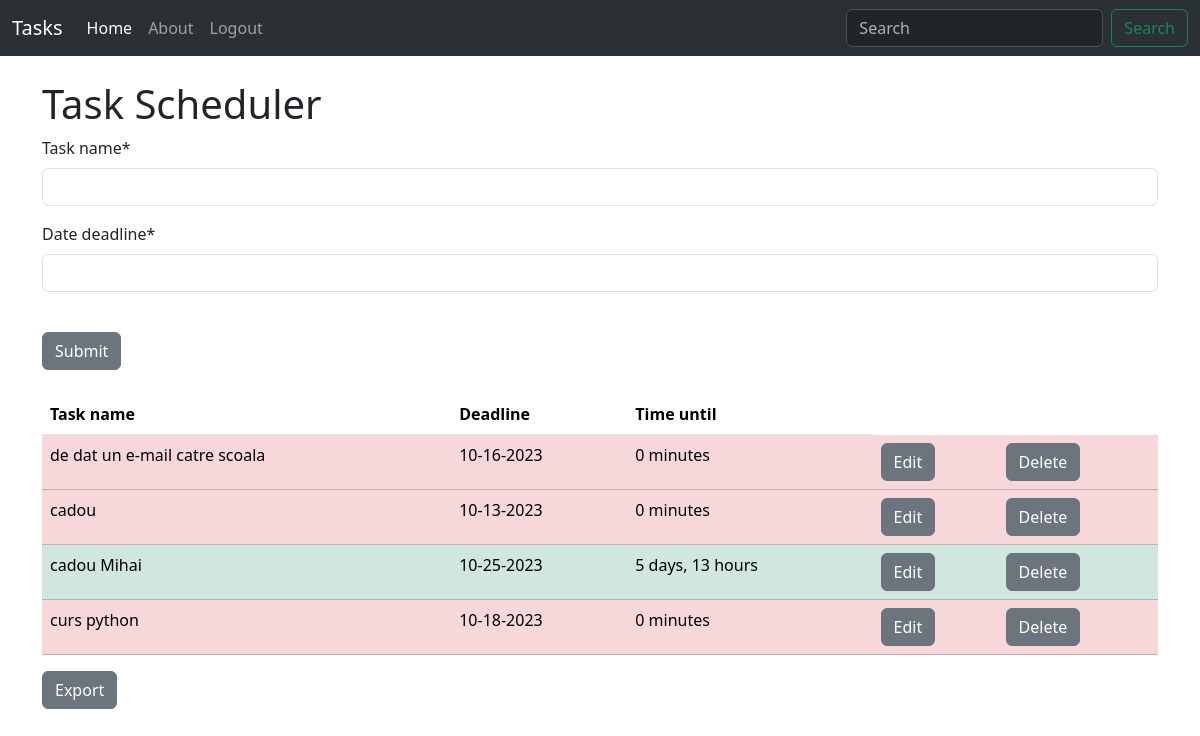
Before: / (signed in) with the older database file.
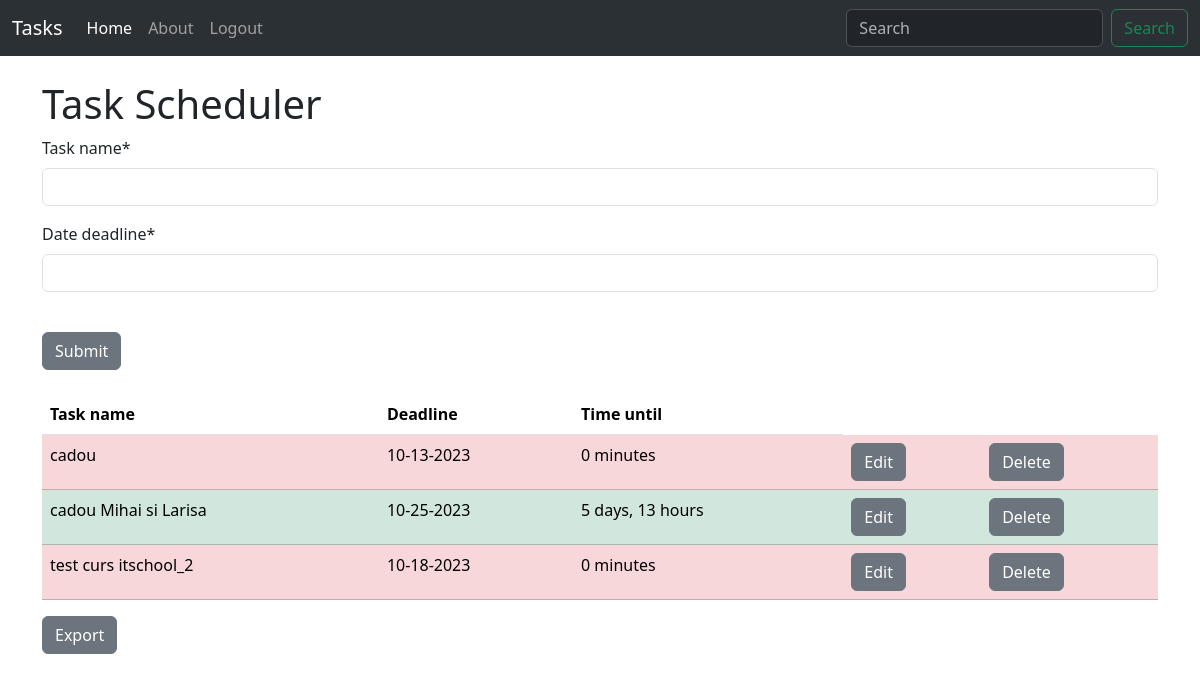
After: the same page with the newer database file.
### tasks/models.py (models this page shows, shortened)
class Tasks(models.Model):
    user = models.ForeignKey(User, default=1, on_delete=models.CASCADE)
    task_name = models.CharField(max_length=300)
    date_created = models.DateField(auto_now_add=True)
    date_deadline = models.DateTimeField()

### tasks/views.py (the view, shortened to what this page needs)
# urls.py: 2. Add a URL to urlpatterns:  path('', views.home, name='home')
@login_required(login_url='user-login')
def home(request):
    print(request.GET.get('search'))
    if request.GET.get('search'):
        search = request.GET.get('search')
        searched_tasks = Tasks.objects.filter(task_name__icontains=search)
        context = {'main_tasks': searched_tasks}
    else:
        user = request.user
        tasks = Tasks.objects.filter(user=user)
        form = TaskForm()
        context = {'main_tasks': tasks, 'form': form}
    return render(request, 'tasks/home.html', context)

### tasks/forms.py
class TaskForm(ModelForm):
    class Meta:
        model = Tasks
        fields = ['task_name', 'date_deadline']
        widgets = {
            "date_deadline": DateTimePickerInput,
        }

### tasks/templates/tasks/home.html (shortened to what this page needs)
{% extends 'base.html' %}
{% load bootstrap4 %}
{% load crispy_forms_tags %}
{% block content %}
    <h1>Task Scheduler</h1>
    <form method="post">
        {{ form|crispy }}
        <br>
        <button type="submit" class="btn btn-secondary">Submit</button>
    </form>
    <br>
    <table class="table">
      <thead>
        <tr>
          <th scope="col">Task name</th>
          <th scope="col">Deadline</th>
          <th scope="col">Time until</th>
        </tr>
      </thead>
      <tbody>
        {% for task in main_tasks %}
        {% now "m-d-Y" as today_date %}
            {% if task.date_deadline|date:"m-d-Y" <= today_date %}
                <tr class="table-danger">
                  <td>{{ task.task_name }}</td>
                  <td>{{ task.date_deadline|date:"m-d-Y" }}</td>
                  <td>{{ task.date_deadline|timeuntil }}</td>
                  <td><a href="{% url 'update' task.id %}" class="btn btn-secondary">Edit</a></td>
                  <td><a href="{% url 'delete' task.id  %}" class="btn btn-secondary">Delete</a></td>
                </tr>
            {% else %}
                <tr class="table-success">
                  <td>{{ task.task_name }}</td>
                  <td>{{ task.date_deadline|date:"m-d-Y" }}</td>
                  <td>{{ task.date_deadline|timeuntil }}</td>
                  <td><a href="{% url 'update' task.id %}" class="btn btn-secondary">Edit</a></td>
                  <td><a href="{% url 'delete' task.id  %}" class="btn btn-secondary">Delete</a></td>
                </tr>
            {% endif %}
        {% endfor %}
      </tbody>
    </table>
    <div>
        <a href="{% url 'export-csv' %}" class="btn btn-secondary">Export</a>
    </div>
{% endblock content %}

### templates/base.html (shortened to what this page needs)
<!doctype html>
<html lang="en">
  <head>
    <link href="https://cdn.jsdelivr.net/npm/bootstrap@5.3.2/dist/css/bootstrap.min.css" rel="stylesheet">
  </head>
  <body>
    <nav class="navbar bg-dark navbar-expand-lg bg-body-tertiary" data-bs-theme="dark">
      <div class="container-fluid">
        <a class="navbar-brand" href="{% url 'home' %}">Tasks</a>
        <div class="collapse navbar-collapse" id="navbarSupportedContent">
          <ul class="navbar-nav me-auto mb-2 mb-lg-0">
            <li class="nav-item">
              <a class="nav-link active" aria-current="page" href="{% url 'home' %}">Home</a>
            </li>
            <li class="nav-item">
              <a class="nav-link" href="{% url 'about' %}">About</a>
            </li>
            {% if request.user.is_authenticated %}
              <li class="nav-item">
                <a class="nav-link" href="{% url 'user-logout' %}">Logout</a>
              </li>
            {% else %}
              <li class="nav-item">
                <a class="nav-link" href="{% url 'user-login' %}">Login</a>
              </li>
            {% endif %}
          </ul>
          <form class="d-flex" role="search" method="get">
            <input class="form-control me-2" type="search" placeholder="Search" aria-label="Search" name="search">
            <button class="btn btn-outline-success" type="submit">Search</button>
          </form>
        </div>
      </div>
    </nav>
    <br>
    <div class="container">
      {% block content %}
      {% endblock content %}
    </div>
  </body>
</html>

Changed rows visible on the page:
removed Tasks: task_name "de dat un e-mail catre scoala", date_deadline "10-16-2023", date_deadline "0 minutes"
removed Tasks: task_name "curs python", date_deadline "10-18-2023", date_deadline "0 minutes"
changed Tasks: task_name "cadou Mihai" → "cadou Mihai si Larisa"
added Tasks: task_name "test curs itschool_2", date_deadline "10-18-2023", date_deadline "0 minutes"
